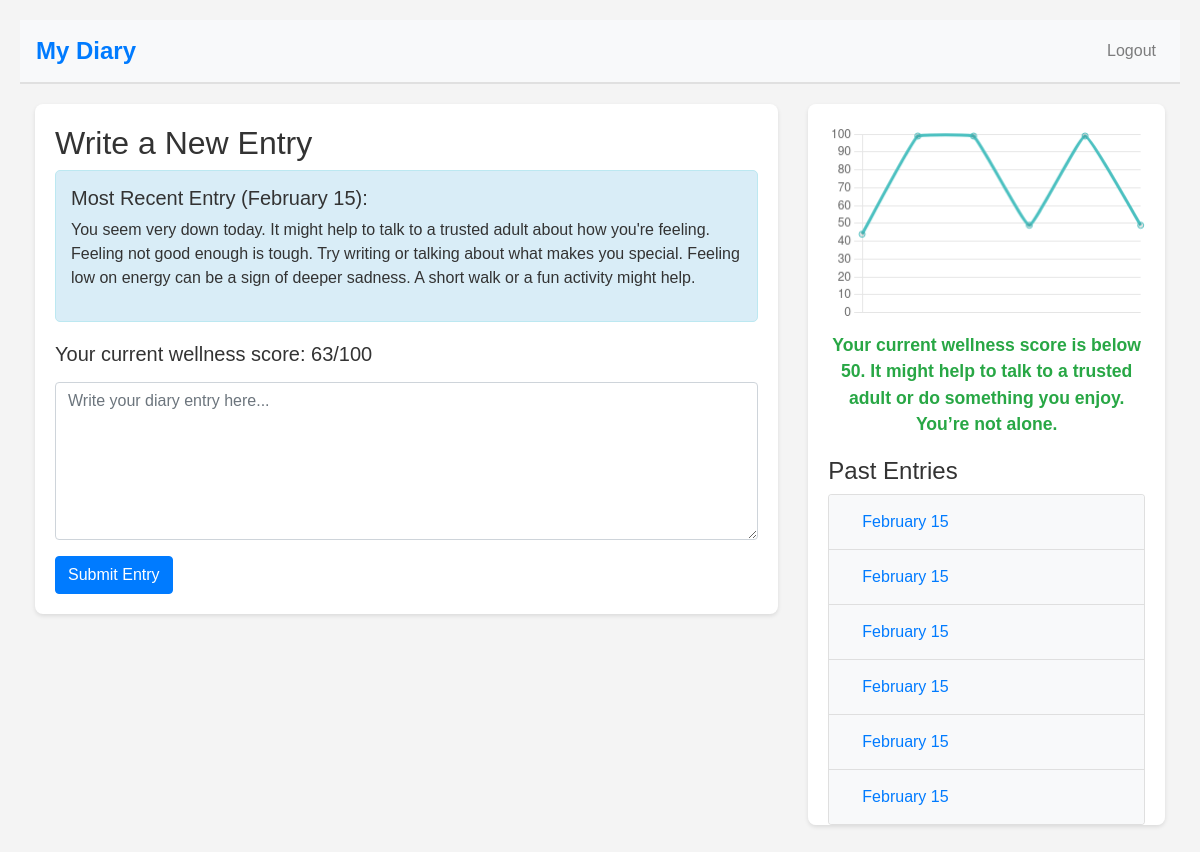
Page /auth/diary (signed in) on the committed database.
### tables this page shows
CREATE TABLE entries (
            id INTEGER PRIMARY KEY AUTOINCREMENT,
            user_id INTEGER,
            content TEXT,
            wellness_score INTEGER,
            tags TEXT,
            analysis TEXT,
            created_at TEXT,
            FOREIGN KEY (user_id) REFERENCES users(id)
        );

### diary.py (the view)
@diary_bp.route('/diary')
def diary():
    if 'user_id' not in session:
        return redirect(url_for('auth.login'))
    user_id = session['user_id']
    conn = get_db_connection()
    cur = conn.cursor()
    quiz_status = cur.execute('SELECT quiz_taken FROM users WHERE id = ?', (user_id,)).fetchone()
    if quiz_status is None:
        flash("User not found. Please log in again.", "info")
        return redirect(url_for('auth.login'))
    if quiz_status['quiz_taken'] == 0:
        flash("Please take the quiz first to get your initial wellness score.", "info")
        conn.close()
        return redirect(url_for('quiz.quiz_start'))
    entries = cur.execute('SELECT * FROM entries WHERE user_id = ? ORDER BY created_at DESC', (user_id,)).fetchall()
    user = cur.execute('SELECT current_wellness FROM users WHERE id = ?', (user_id,)).fetchone()
    conn.close()
    recent_entry = entries[0] if entries else None
    return render_template('diary.html', entries=entries, current_wellness=user['current_wellness'], recent_entry=recent_entry)

### app.py (called while the page is built)
@app.template_filter('format_date')
def format_date(value):
    if isinstance(value, str):
        dt = datetime.strptime(value, '%Y-%m-%d %H:%M:%S')
    else:
        dt = value
    return dt.strftime('%B %d')

### db.py (called while the page is built)
def get_db_connection():
    conn = sqlite3.connect(DATABASE)
    conn.row_factory = sqlite3.Row
    return conn

### templates/diary.html (shortened to what this page needs)
<!doctype html>
<html lang="en">
<head>
  <link rel="stylesheet" href="https://stackpath.bootstrapcdn.com/bootstrap/4.5.2/css/bootstrap.min.css">
  <link rel="stylesheet" href="{{ url_for('static', filename='style.css') }}">
</head>
<body>
  <nav class="navbar navbar-expand-lg navbar-light bg-light">
    <a class="navbar-brand" href="{{ url_for('diary.diary') }}">My Diary</a>
    <div class="collapse navbar-collapse">
      <ul class="navbar-nav ml-auto">
        <li class="nav-item">
          <a class="nav-link" href="{{ url_for('auth.logout') }}">Logout</a>
        </li>
      </ul>
    </div>
  </nav>
  <div class="container-fluid">
    <div class="row">
      <div class="col-md-8">
        <div class="main-content">
          <h2>Write a New Entry</h2>
          {% if recent_entry %}
            <div class="latest-analysis">
              <h5>Most Recent Entry ({{ recent_entry.created_at|format_date }}):</h5>
              <p>{{ recent_entry.analysis }}</p>
            </div>
          {% endif %}
          <div class="mb-3">
            <h5>Your current wellness score: {{ current_wellness }}/100</h5>
          </div>
          <form action="{{ url_for('diary.add_entry') }}" method="POST">
            <div class="form-group">
              <textarea name="content" class="form-control" placeholder="Write your diary entry here..." rows="6" required></textarea>
            </div>
            <button type="submit" class="btn btn-primary">Submit Entry</button>
          </form>
        </div>
      </div>
      <div class="col-md-4">
        <div class="sidebar">
          <div class="chart-container">
            <canvas id="wellnessChart" width="400" height="250"></canvas>
          </div>
          <div id="trendMessage"></div>
          <h4>Past Entries</h4>
          <div class="accordion" id="entriesAccordion">
            {% for entry in entries %}
              <div class="card">
                <div class="card-header" id="heading{{ loop.index }}">
                  <h2 class="mb-0">
                    <button class="btn btn-link btn-block text-left collapsed" type="button" data-toggle="collapse" data-target="#collapse{{ loop.index }}" aria-expanded="false" aria-controls="collapse{{ loop.index }}">
                      {{ entry.created_at|format_date }}
                    </button>
                  </h2>
                </div>
              </div>
            {% else %}
              <p>No past entries yet.</p>
            {% endfor %}
          </div>
        </div>
      </div>
    </div>
  </div>
  <script>
    fetch("{{ url_for('diary.api_progress') }}")
      .then(response => response.json())
      .then(data => {
        const dates = data.dates;
        const scores = data.scores;
        // Create the chart using Chart.js
        const ctx = document.getElementById('wellnessChart').getContext('2d');
        const chart = new Chart(ctx, {
          type: 'line',
          data: {
            labels: dates,  // Data ordering only; labels will not be displayed
            datasets: [{
              label: 'Wellness Score',
              data: scores,
              fill: false,
              borderColor: 'rgba(75, 192, 192, 1)',
              tension: 0.1
            }]
          },
          options: {
            plugins: {
              legend: {
                display: false
              }
            },
            scales: {
              x: {
                display: false  // Hide x-axis labels for a cleaner look
              },
              y: {
                suggestedMin: 0,
                suggestedMax: 100
              }
            }
          }
        });
        // Analyze the trend with threshold logic
        let trendMessage = "";
        if (scores.length >= 2) {
          const last = scores[scores.length - 1];
          const prev = scores[scores.length - 2];
          if (last < 50) {
            trendMessage = "Your current wellness score is below 50. It might help to talk to a trusted adult or do something you enjoy. You’re not alone.";
          } else if (last > prev + 3) {
            trendMessage = "You're on the right track!";
          } else if (last < prev - 3) {
            trendMessage = "You might need to take some action. Consider reaching out to someone you trust.";
          } else {
            trendMessage = "Your trend is steady.";
          }
        } else {
          trendMessage = "Not enough data to determine trend.";
        }
        document.getElementById("trendMessage").innerText = trendMessage;
      })
      .catch(error => console.error('Error fetching progress data:', error));
  </script>
</body>
</html>

### static/style.css (style rules this page uses)
body { font-family: 'Segoe UI', Tahoma, Geneva, Verdana, sans-serif; margin: 20px; background-color: #f0f2f5; color: #333; }
.navbar { margin-bottom: 20px; background-color: #ffffff; border-bottom: 2px solid #e0e0e0; }
.navbar-brand { font-size: 1.5em; font-weight: bold; color: #007bff !important; }
.main-content { background-color: #ffffff; padding: 30px; border-radius: 10px; box-shadow: 0 2px 4px rgba(0,0,0,0.1); margin-bottom: 20px; }
.sidebar { background-color: #ffffff; padding: 20px; border-radius: 10px; box-shadow: 0 2px 4px rgba(0,0,0,0.1); max-height: 80vh; overflow-y: auto; }
.chart-container { margin-bottom: 15px; }
#trendMessage { font-size: 1.2em; font-weight: 600; text-align: center; margin-bottom: 20px; color: #28a745; }
.accordion .card-header { padding: .75rem 1.25rem; background-color: #f8f9fa; border-bottom: 1px solid #e0e0e0; }

### templates/diary.html (style rules this page uses)
body { font-family: Arial, sans-serif; margin: 20px; background-color: #f4f4f4; }
.navbar { margin-bottom: 20px; }
.main-content { background-color: #fff; padding: 20px; border-radius: 8px; margin-bottom: 20px; }
.sidebar { background-color: #fff; padding: 20px; border-radius: 8px; max-height: 80vh; overflow-y: auto; }
.chart-container { margin-bottom: 10px; }
#trendMessage { font-size: 1.1em; font-weight: bold; text-align: center; margin-bottom: 20px; }
.accordion .card-header { padding: .5rem 1.25rem; }
.latest-analysis { background-color: #d9edf7; border: 1px solid #bce8f1; padding: 15px; border-radius: 5px; margin-bottom: 20px; }

### rows in the picture
entries: created_at "February 15", analysis "You seem very down today. It might help to talk to a trusted adult about how you're feeling. Feeling not good enough is tough. Try writing or talking about what makes you special. Feeling low on energy can be a sign of deeper sadness. A short walk or a fun activity might help."
entries: created_at "February 15"
entries: created_at "February 15"
entries: created_at "February 15"
entries: created_at "February 15"
entries: created_at "February 15"

### other values in the picture
{{ current_wellness }} "63"
